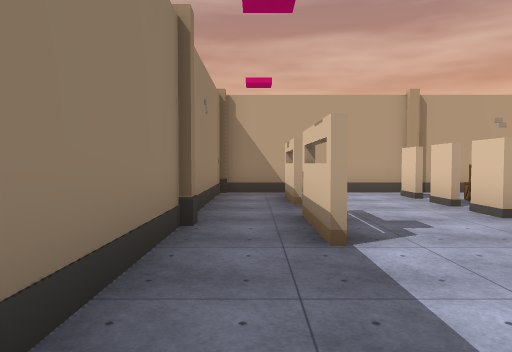
[1] (above)

16 first-person views from a walk through a scene from a Unity 3-D project. The camera is 1.5 m above the floor, tilts 2° down and sees 70° across. The floor is counted in squares, 2 m on a side. Each view is taken from the middle of a square. On the plan, view 1 faces up. The plan holds only what a view shows up to about 11 squares ahead; the rest is blank. The place goes on beyond the plan. The player is left out. Some animated figures are not drawn. Some surface patterns are stand-ins.

[2]
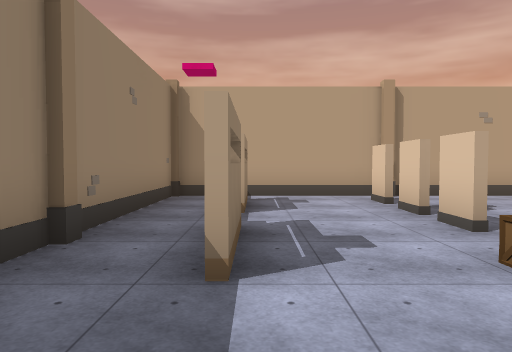

[3]
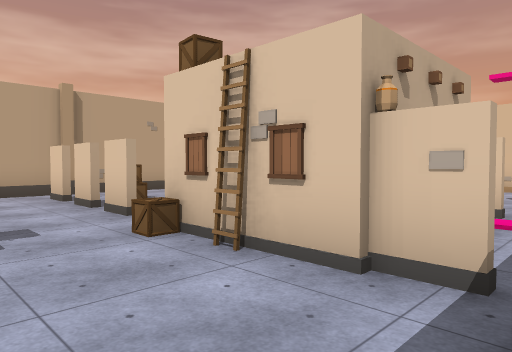

[4]
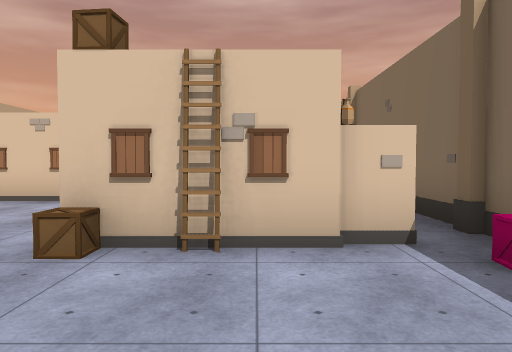

[5]
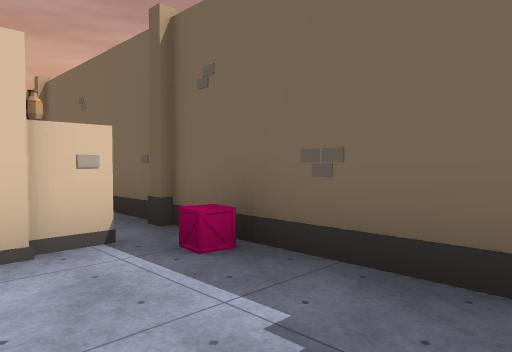

[6]
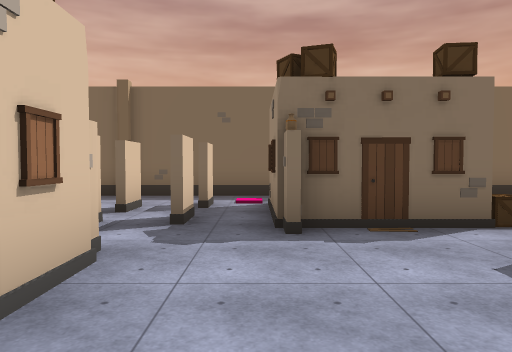

[7]
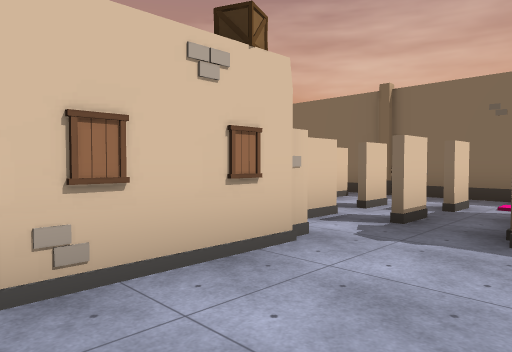

[8]
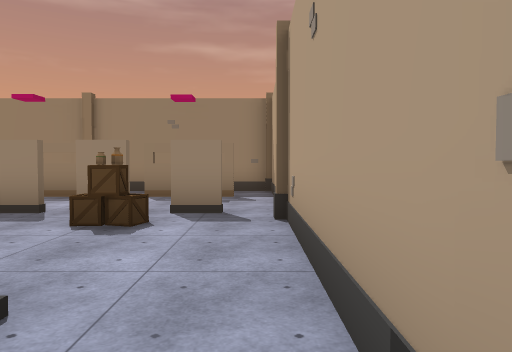

[9]
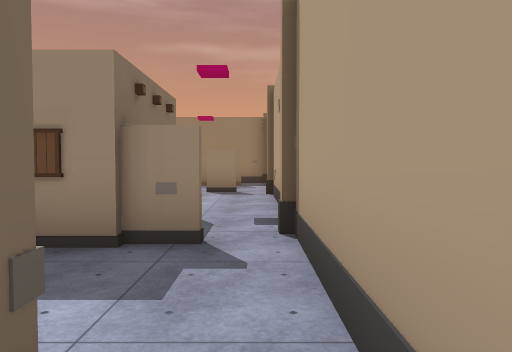

[10]
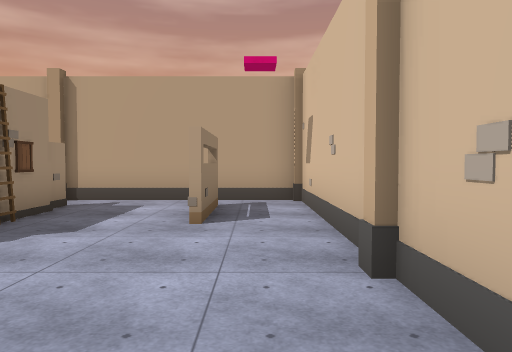

[11]
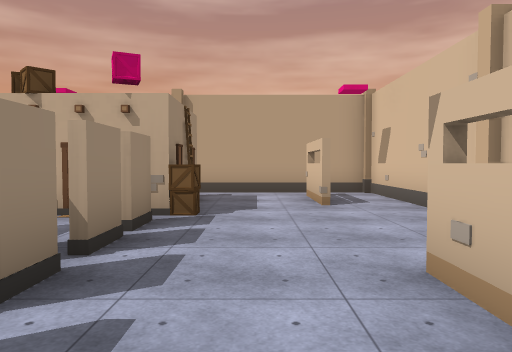

[12]
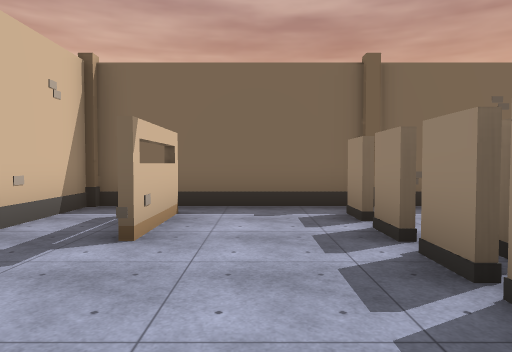

[13]
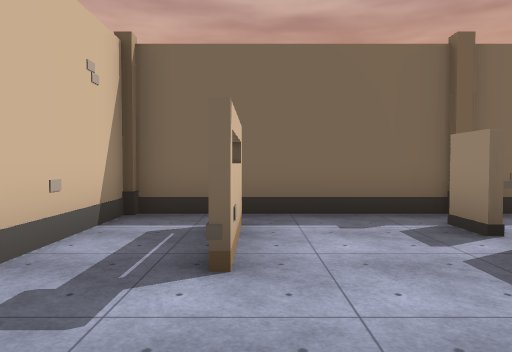

[14]
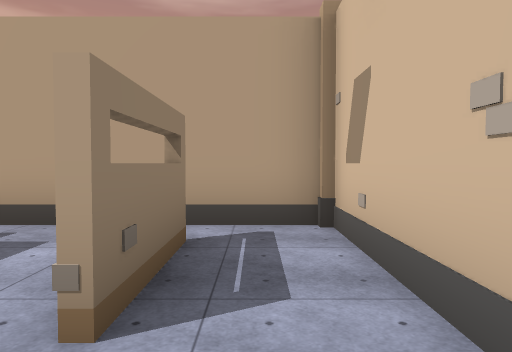

[15]
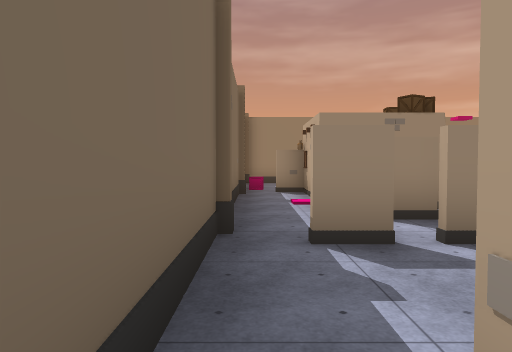

[16]
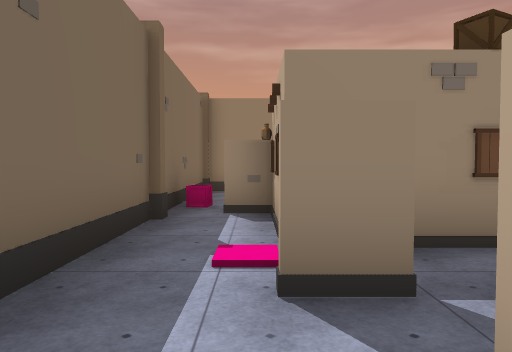

### Floor plan
Key: @ floor where view 1 was taken; # wall or solid block; x gap in a wall; . floor; / step, stairs or slope; = window, fence, low wall or low ledge; T thing the floor can be seen under or through; O other object.
Columns run from 1 left of view 1 to 14 right of it. Each row starts with its distance up from view 1.
 10 ################
  9 #.....O........#
  8 #.=..#..... .=.#
  7 #.=..O..O  #.O.#
  6 #........  #.O.#
  5 #.#.O#...#.O...#
  4 #.=.O..O.T.#...O
  3 #...#  TTTT#...O
  2 #....  /TT.x.O.O
  1 #...O#///..#.O.O
  0 #@..O....O.....#
 -1 ################

Where each view was taken, in squares from view 1:
view 1: 0 up, 0 right, facing up
view 2: 1 up, 1 right, facing up
view 3: 0 up, 1 right, facing up-right
view 4: 2 up, 0 right, facing right
view 5: 2 up, 0 right, facing down-right
view 6: 8 up, 6 right, facing down
view 7: 8 up, 5 right, facing down-right
view 8: 9 up, 9 right, facing left
view 9: 9 up, 13 right, facing left
view 10: 2 up, 13 right, facing up
view 11: 0 up, 11 right, facing up
view 12: 6 up, 11 right, facing down
view 13: 5 up, 12 right, facing down
view 14: 5 up, 13 right, facing up
view 15: 0 up, 13 right, facing left
view 16: 1 up, 9 right, facing left
